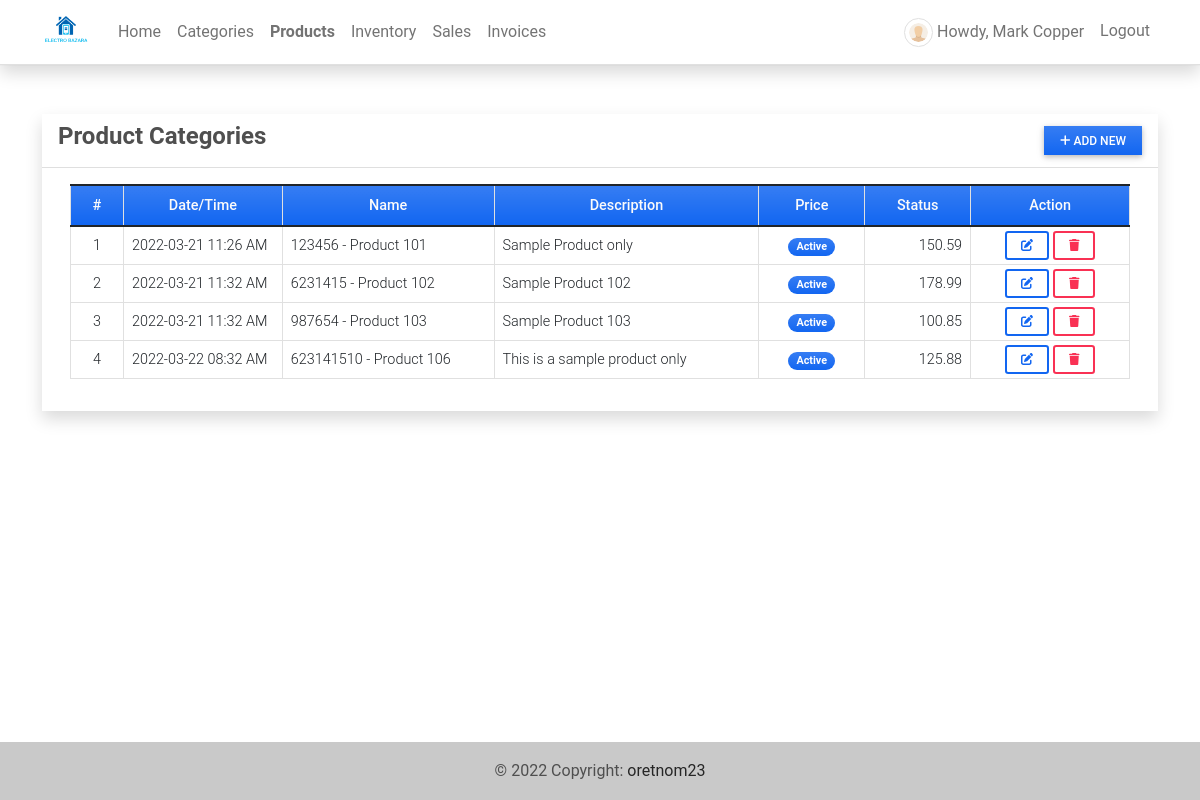
Page /product (signed in) on the earlier database version.
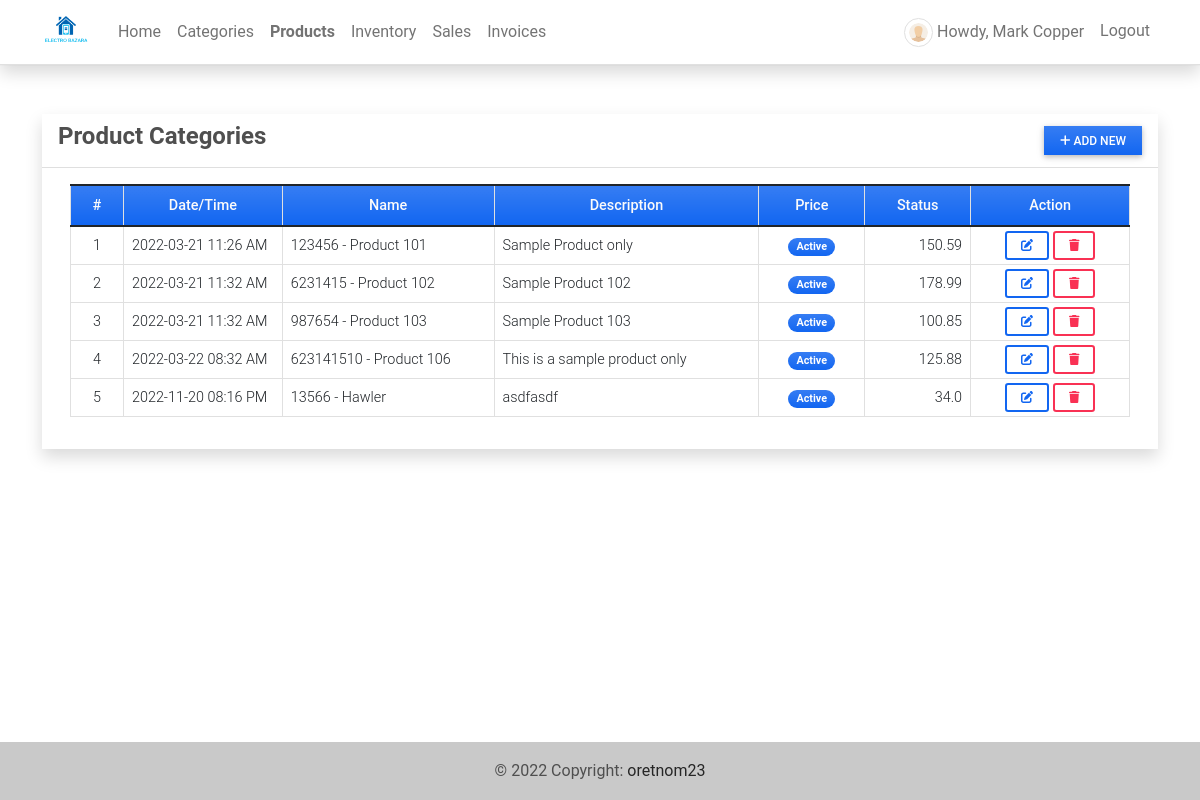
Same page on the later database version.
### imsApp/models.py (models this page shows, shortened)
class Product(models.Model):
    code = models.CharField(max_length=100, blank=True, null=True)
    name = models.CharField(max_length=250, blank=True, null=True)
    price_list = models.ForeignKey(Price_List, on_delete=models.CASCADE)
    description = models.TextField()
    price = models.FloatField(default=0)
    status = models.CharField(max_length=2, choices=(('1', 'Active'), ('2', 'Inactive')), default=1)
    date_created = models.DateTimeField(default=timezone.now)
    date_updated = models.DateTimeField(auto_now=True)
    def __str__(self):
        return self.code + ' - ' + self.name

### imsApp/views.py (the view)
# urls.py: path('product', views.product_mgt, name='product-page'),
@login_required
def product_mgt(request):
    context['page_title'] = "Product List"
    products = Product.objects.all()
    context['products'] = products
    return render(request, 'product_mgt.html', context)

### imsApp/templates/product_mgt.html (shortened to what this page needs)
{% extends 'base.html' %} {% load humanize %} {% block pageContent %}
<div class="col-lg-12 col-md-12 col-sm-12 col-xs-12">
    <div class="card card-default rounded-0 shadow ">
        <div class="card-header">
            <div class="d-flex w-100 align-items-center justify-content-between">
                <h4 class="card-title fw-bold">Product Categories</h4>
                <div class="tools">
                    <button type="button" class="btn btn-primary rounded-0 bg-gradient btn-sm" id='add_new'><i class="fa fa-plus"></i> Add New</button>
                </div>
            </div>
        </div>
        <div class="card-body">
            <div class="container-fluid">
                <table class="table table-bordered" id="product-list">
                    <colgroup>
                        <col width="5%">
                        <col width="15%">
                        <col width="20%">
                        <col width="25%">
                        <col width="10%">
                        <col width="10%">
                        <col width="15%">
                    </colgroup>
                    <thead>
                        <tr class="bg-gradient bg-primary bg-opacity-50 text-light">
                            <th class="px-2 py-2 text-center">#</th>
                            <th class="px-2 py-2 text-center">Date/Time</th>
                            <th class="px-2 py-2 text-center">Name</th>
                            <th class="px-2 py-2 text-center">Description</th>
                            <th class="px-2 py-2 text-center">Price</th>
                            <th class="px-2 py-2 text-center">Status</th>
                            <th class="px-2 py-2 text-center">Action</th>
                        </tr>
                    </thead>
                    <tbody>
                        {% for product in products %}
                        <tr>
                            <td class="px-2 py-1 align-middle text-center">{{ forloop.counter }}</td>
                            <td class="px-2 py-1 align-middle">{{ product.date_created|date:"Y-m-d h:i A" }}</td>
                            <td class="px-2 py-1 align-middle">{{ product }}</td>
                            <td class="px-2 py-1 align-middle">
                                <p class="m-0 text-truncate">{{ product.description }}</p>
                            </td>
                            <td class="px-1 py-1 align-middle text-center">
                                {% if product.status == '1' %}
                                <span class="badge bg-primary bg-gradient rounded-pill px-2">Active</span> {% else %}
                                <span class="badge bg-secondary bg-gradient rounded-pill px-2">Inactive</span> {% endif %}
                            </td>
                            <td class="px-2 py-1 align-middle text-end">{{ product.price|intcomma }}</td>
                            <td class="px-2 py-1 align-middle text-center">
                                <a class="btn btn-outline-primary btn-sm edit-data" href="javascript:void(0)" data-id="{{ product.pk }}" title="Edit">
                                    <i class="fa fa-edit"></i>
                                </a>
                                <button class="btn btn-outline-danger btn-sm delete-data" type="button" data-id="{{ product.pk }}" title="Delete">
                                    <i class="fa fa-trash"></i>
                                </button>
                            </td>
                        </tr>
                        {% endfor %}
                    </tbody>
                </table>
            </div>
        </div>
    </div>
</div>
{% endblock pageContent %}

Differences in the rows shown:
added Product: date_created "2022-11-20 08:16 PM", code+name "13566 - Hawler", description "asdfasdf", status "Active", price "34.0"
